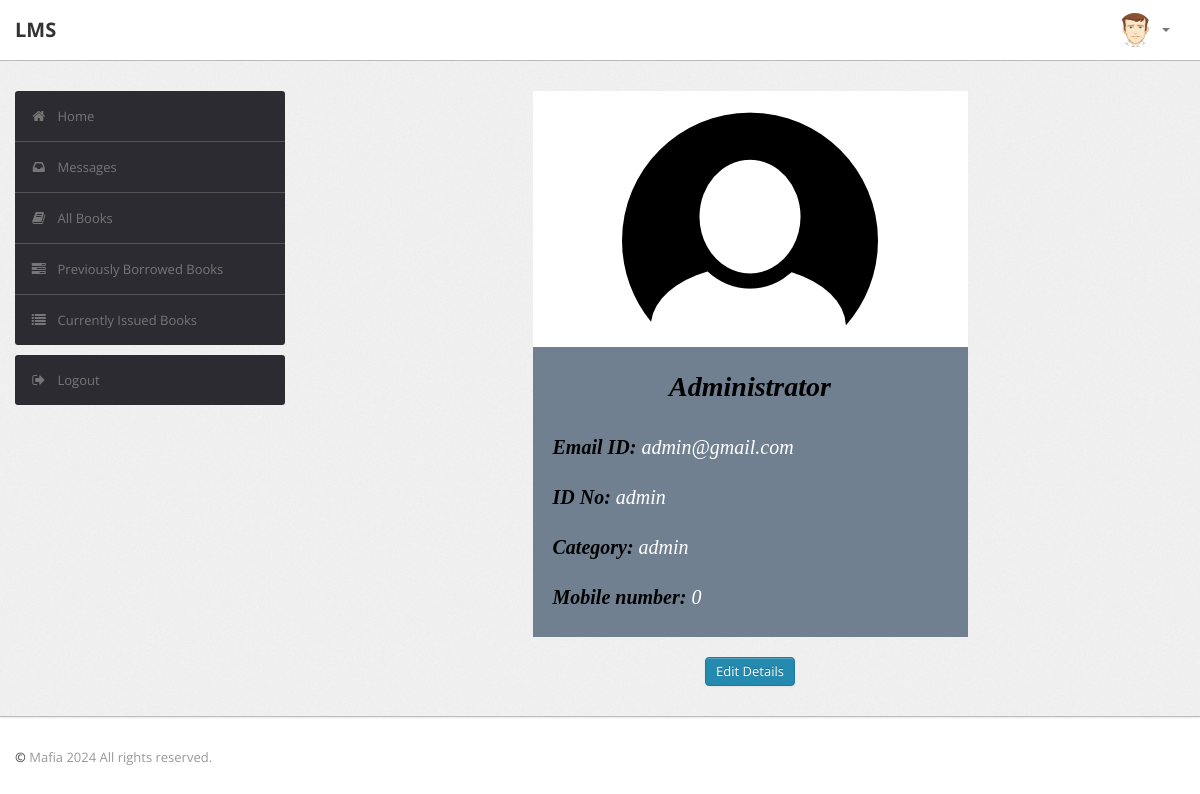
/student/index.php (signed in), run on the app's committed database.
### tables this page shows
CREATE TABLE `user` (
  `RollNo` varchar(50) NOT NULL,
  `Name` varchar(50) DEFAULT NULL,
  `Type` varchar(50) DEFAULT NULL,
  `Category` varchar(50) DEFAULT NULL,
  `Department` varchar(255) NOT NULL,
  `EmailId` varchar(50) DEFAULT NULL,
  `MobNo` bigint(11) DEFAULT NULL,
  `Password` varchar(50) DEFAULT NULL
);

### student/index.php (the view, shortened to what this page needs)
<?php
require('dbconn.php');
?>
<?php
if ($_SESSION['RollNo']) {
    ?>
<!DOCTYPE html>
<html lang="en">
    <head>
        <link type="text/css" href="bootstrap/css/bootstrap.min.css" rel="stylesheet">
        <link type="text/css" href="bootstrap/css/bootstrap-responsive.min.css" rel="stylesheet">
        <link type="text/css" href="css/theme.css" rel="stylesheet">
        <link type="text/css" href="images/icons/css/font-awesome.css" rel="stylesheet">
    </head>
    <body>
        <div class="navbar navbar-fixed-top">
            <div class="navbar-inner">
                <div class="container">
                        <a class="brand" href="index.php">LMS </a>
                    <div class="nav-collapse collapse navbar-inverse-collapse">
                        <ul class="nav pull-right">
                            <li class="nav-user dropdown"><a href="#" class="dropdown-toggle" data-toggle="dropdown">
                                <img src="images/user.png" class="nav-avatar" />
                                <b class="caret"></b></a>
                            </li>
                        </ul>
                    </div>
                </div>
            </div>
        </div>
        <div class="wrapper">
            <div class="container">
                <div class="row">
                    <div class="span3">
                        <div class="sidebar">
                            <ul class="widget widget-menu unstyled">
                                <li class="active"><a href="index.php"><i class="menu-icon icon-home"></i>Home
                                </a></li>
                                 <li><a href="message.php"><i class="menu-icon icon-inbox"></i>Messages</a>
                                </li>
                                <li><a href="book.php"><i class="menu-icon icon-book"></i>All Books </a></li>
                                <li><a href="history.php"><i class="menu-icon icon-tasks"></i>Previously Borrowed Books </a></li>
                                <li><a href="current.php"><i class="menu-icon icon-list"></i>Currently Issued Books </a></li>
                            </ul>
                            <ul class="widget widget-menu unstyled">
                                <li><a href="logout.php"><i class="menu-icon icon-signout"></i>Logout </a></li>
                            </ul>
                        </div>
                    </div>
                    <div class="span9">
                    	<center>
                           	<div class="card" style="width: 50%;">
                    			<img class="card-img-top" src="images/profile2.png" alt="Card image cap">
                    			<div class="card-body">
                                <?php
                                $rollno = $_SESSION['RollNo'];
                                $sql="select * from LMS.user where RollNo='$rollno'";
                                $result=$conn->query($sql);
                                $row=$result->fetch_assoc();
                                $name=$row['Name'];
                                $category=$row['Category'];
                                $email=$row['EmailId'];
                                $mobno=$row['MobNo'];
                                ?>
                    				<i>
                    				<h1 class="card-title"><center><?php echo $name ?></center></h1>
                    				<br>
                    				<p><b>Email ID: </b><?php echo $email ?></p>
                    				<br>
                    				<p><b>ID No: </B><?php echo $rollno ?></p>
                    				<br>
                    				<p><b>Category: </b><?php echo $category ?></p>
                    				<br>
                    				<p><b>Mobile number: </b><?php echo $mobno ?></p>
                                </i>
                    			</div>
                    		</div>
                            <br>
                            <a href="edit_student_details.php" class="btn btn-primary">Edit Details</a>
      					</center>
                    </div>
                </div>
            </div>
        </div>
<div class="footer">
            <div class="container">
                <b class="copyright">&copy;</b> Mafia 2024 All rights reserved.
            </div>
        </div>
    </body>
</html>
<?php }
else {
    echo "<script type='text/javascript'>alert('Access Denied!!!')</script>";
} ?>

### student/css/theme.css (style rules this page uses)
body { font-size: 13px; font-family: 'Open Sans', Arial, sans-serif; background: #fff; color: #777 }
h1, h2, h3, h4, h5, h6 { color: #333; margin-top: 0 }
h1 { font-size: 28px }
strong, b { color: #555 }
.wrapper { background: url(../images/bg.png) #eee; border-bottom: 1px solid #bbb; -webkit-box-shadow: 0 1px 2px rgba(0,0,0,0.1); -moz-box-shadow: 0 1px 2px rgba(0,0,0,0.1); box-shadow: 0 1px 2px rgba(0,0,0,0.1); padding: 30px 0 }
.footer { color: #999; padding: 30px 0 60px }
body [class^="icon-"], body [class*=" icon-"] { font-size: 14px; line-height: 20px; height: 20px }
.navbar { position: static!important; margin: 0!important }
.navbar .navbar-inner { background: #fff; border-bottom: 1px solid #bbb; -webkit-box-shadow: 0 1px 2px rgba(0,0,0,0.15); -moz-box-shadow: 0 1px 2px rgba(0,0,0,0.15); box-shadow: 0 1px 2px rgba(0,0,0,0.15) }
.navbar .brand { color: #333; font-weight: bold; font-size: 20px; margin-right: 20px; padding: 20px }
.navbar .nav>li>a { padding: 20px 15px; font-weight: bold; color: #777 }
.nav-user>a { height: 20px }
.nav-avatar { width: 34px; height: 34px; margin: -7px 5px 0 0; -webkit-border-radius: 50%; -moz-border-radius: 50%; border-radius: 50% }
.btn, .btn-box { -webkit-border-radius: 3px; -moz-border-radius: 3px; border-radius: 3px }
.btn { font-size: 13px; font-weight: 600 }
.btn { display: inline-block; margin-bottom: 0; font-weight: 400; text-align: center; vertical-align: middle; cursor: pointer; background-image: none; border: 1px solid transparent; white-space: nowrap; padding: 4px 10px; font-size: 13px; line-height: 1.42857; border-radius: 4px; -webkit-user-select: none; -moz-user-select: none; -ms-user-select: none; user-select: none }
.btn-primary { color: #fff; background-color: #248aaf; border-color: #20799a }
.widget-menu { background: #fff; -webkit-border-radius: 3px; -moz-border-radius: 3px; border-radius: 3px; overflow: hidden }
.widget-menu a { color: #555; display: block; line-height: 20px; padding: 15px; text-decoration: none!important }
.widget-menu .menu-icon { margin-right: 10px; color: #767676; -webkit-transition: all .2s ease-in-out; -moz-transition: all .2s ease-in-out; transition: all .2s ease-in-out; }
.widget-menu>li+li { border-top: 1px solid #555 }
.widget-menu>li>a { background-color: #2d2b32; color: #767676; -webkit-transition: all .2s ease-in-out; -moz-transition: all .2s ease-in-out; transition: all .2s ease-in-out; }
.card { border: 2px; font-family: "Times New Roman", Times, serif; background: rgb(255, 255, 255); }
.card-body { padding: 20px; background: rgb(112, 128, 144); text-align: left; color: rgb(255, 255, 255); }
.card-body p { font-size: 20px; }
.card-body h1 { color: rgb(0, 0, 0); }
.card-body b { color: rgb(0, 0 , 0); }

### data on the page
user: Name "Administrator", EmailId "admin@gmail.com", Category "admin", MobNo "0"

### other printed values
$rollno "admin"
